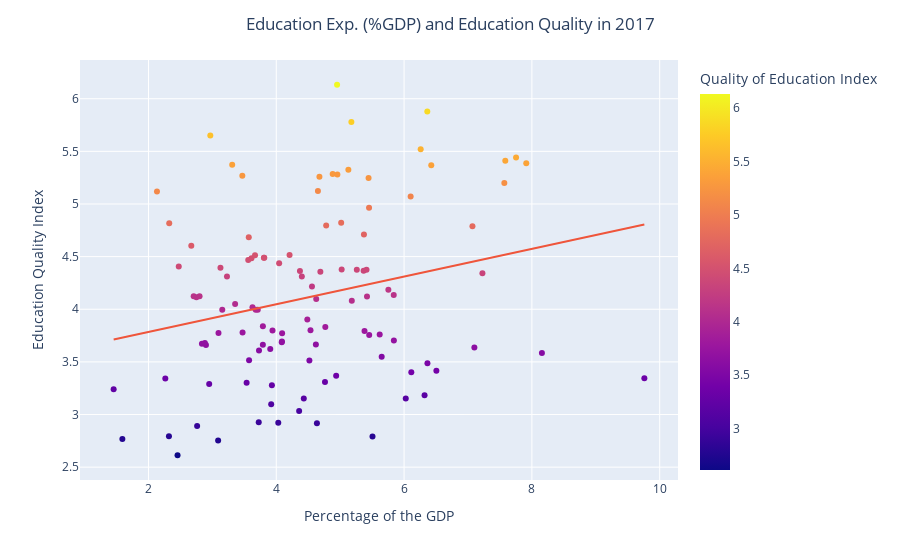

The cell this chart's notebook holds for it:
### Code cell
fig = px.scatter(data_frame=df_gdp_qual_2017,x='edu_pcnt_gdp',y='val_qual_ed',hover_name='country_name',color='val_qual_ed', trendline='ols', labels={'val_qual_ed':'Quality of Education Index'})

#Setting the labels of the plot
fig.update_layout(
    title={
        'text': "Education Exp. (%GDP) and Education Quality in 2017",
        'x':0.5,
        'xanchor': 'center'},
    xaxis_title="Percentage of the GDP",
    yaxis_title="Education Quality Index"
)

fig.show()

### Figure 1 — Plotly figure (JSON) as saved in the notebook; plotly's stock layout.template omitted (floating-point values rounded to 4 significant figures)
{"data": [{"hovertemplate": "<b>%{hovertext}</b><br><br>edu_pcnt_gdp=%{x}<br>Quality of Education Index=%{marker.color}<extra></extra>", "hovertext": ["Republic of Albania", "Argentine Republic", "Republic of Armenia", "Commonwealth of Australia", "Republic of Austria", "Republic of Azerbaijan", "Republic of Burundi", "Kingdom of Belgium", "Republic of Benin", "Republic of Bulgaria", "Kingdom of Bahrain", "Federative Republic of Brazil", "Kingdom of Bhutan", "Republic of Botswana", "Switzerland", "Republic of Chile", "People's Republic of China", "Republic of Cameroon", "Democratic Republic of the Congo", "Republic of Colombia", "Republic of Cabo Verde", "Republic of Costa Rica", "Republic of Cyprus", "Czech Republic", "Federal Republic of Germany", "Kingdom of Denmark", "Dominican Republic", "People's Democratic Republic of Algeria", "Kingdom of Spain", "Republic of Estonia", "Federal Democratic Republic of Ethiopia", "Republic of Finland", "French Republic", "United Kingdom of Great Britain and Northern Ireland", "Georgia", "Republic of Ghana", "Republic of Guinea", "Hellenic Republic", "Republic of Guatemala", "Hong Kong Special Administrative Region of the People's Republic of China", "Republic of Honduras", "Republic of Croatia", "Republic of Haiti", "Hungary", "Republic of Indonesia", "Ireland", "Islamic Republic of Iran", "Republic of Iceland", "State of Israel", "Italian Republic", "Jamaica", "Hashemite Kingdom of Jordan", "Republic of Kazakhstan", "Republic of Kenya", "Kyrgyz Republic", "State of Kuwait", "Lebanese Republic", "Republic of Liberia", "Democratic Socialist Republic of Sri Lanka", "Kingdom of Lesotho", "Republic of Lithuania", "Grand Duchy of Luxembourg", "Republic of Latvia", "Republic of Moldova", "Republic of Madagascar", "United Mexican States", "Republic of Mali", "Republic of Malta", "Mongolia", "Republic of Mozambique", "Republic of Mauritius", "Republic of Malawi", "Malaysia", "Republic of Namibia", "Republic of Nicaragua", "Kingdom of the Netherlands", "Kingdom of Norway", "Nepal", "New Zealand", "Sultanate of Oman", "Islamic Republic of Pakistan", "Republic of Panama", "Republic of Peru", "Republic of the Philippines", "Republic of Poland", "Portuguese Republic", "Republic of Paraguay", "State of Qatar", "Romania", "Russian Federation", "Republic of Rwanda", "Republic of Senegal", "Republic of Sierra Leone", "Republic of El Salvador", "Republic of Serbia", "Slovak Republic", "Republic of Slovenia", "Kingdom of Sweden", "Republic of Seychelles", "Republic of Chad", "Kingdom of Thailand", "Republic of Tajikistan", "Republic of Trinidad and Tobago", "United Republic of Tanzania", "Republic of Uganda", "Ukraine", "Oriental Republic of Uruguay", "Socialist Republic of Vietnam", "Republic of South Africa", "Republic of Zambia", "Republic of Zimbabwe"], "legendgroup": "", "marker": {"color": [4.486, 3.757, 4.123, 5.325, 4.71, 4.406, 3.31, 5.367, 3.303, 3.773, 4.817, 3.183, 4.341, 3.636, 6.133, 4.122, 4.514, 3.995, 3.241, 3.8, 4.08, 4.788, 4.184, 4.489, 5.284, 5.441, 3.097, 3.417, 4.515, 5.281, 3.549, 5.878, 4.963, 5.246, 3.515, 4.019, 2.795, 3.778, 3.29, 5.372, 3.369, 3.622, 2.768, 3.664, 4.603, 5.269, 3.838, 5.411, 5.072, 4.438, 4.375, 4.312, 4.113, 4.365, 3.152, 3.486, 5.119, 2.892, 4.124, 3.584, 4.489, 4.684, 4.364, 3.76, 3.672, 3.512, 3.664, 5.124, 3.693, 2.79, 4.377, 2.923, 5.258, 3.345, 3.032, 5.779, 5.386, 3.831, 5.519, 3.703, 3.66, 3.68, 3.277, 4.312, 4.217, 4.821, 2.754, 5.651, 3.774, 4.356, 4.394, 4.097, 2.917, 2.928, 3.996, 3.799, 4.796, 5.199, 3.995, 2.613, 4.051, 4.135, 4.469, 3.151, 3.343, 4.374, 3.902, 3.687, 3.402, 3.609, 3.793], "coloraxis": "coloraxis", "symbol": "circle"}, "mode": "markers", "name": "", "orientation": "v", "showlegend": false, "type": "scatter", "x": [3.612, 5.454, 2.708, 5.128, 5.372, 2.474, 4.762, 6.425, 3.536, 4.091, 2.325, 6.32, 7.226, 7.1, 4.952, 5.42, 3.667, 3.155, 1.455, 4.536, 5.182, 7.07, 5.754, 3.806, 4.883, 7.752, 3.92, 6.505, 4.208, 4.956, 5.65, 6.363, 5.452, 5.444, 3.574, 3.627, 2.32, 3.472, 2.95, 3.31, 4.937, 3.906, 1.591, 4.62, 2.67, 3.469, 3.79, 7.584, 6.103, 4.045, 5.26, 3.229, 2.751, 5.367, 6.026, 6.365, 2.133, 2.761, 2.799, 8.157, 3.812, 3.57, 4.37, 5.618, 2.836, 4.518, 3.79, 4.652, 4.089, 5.506, 5.023, 4.031, 4.675, 9.76, 4.358, 5.175, 7.912, 4.767, 6.26, 5.84, 2.9, 2.882, 3.931, 4.4, 4.558, 5.016, 3.09, 2.967, 3.095, 4.69, 3.126, 4.625, 4.636, 3.725, 3.71, 3.941, 4.781, 7.569, 3.677, 2.455, 3.356, 5.838, 3.561, 4.431, 2.263, 5.412, 4.486, 4.086, 6.113, 3.73, 5.381], "xaxis": "x", "y": [4.486, 3.757, 4.123, 5.325, 4.71, 4.406, 3.31, 5.367, 3.303, 3.773, 4.817, 3.183, 4.341, 3.636, 6.133, 4.122, 4.514, 3.995, 3.241, 3.8, 4.08, 4.788, 4.184, 4.489, 5.284, 5.441, 3.097, 3.417, 4.515, 5.281, 3.549, 5.878, 4.963, 5.246, 3.515, 4.019, 2.795, 3.778, 3.29, 5.372, 3.369, 3.622, 2.768, 3.664, 4.603, 5.269, 3.838, 5.411, 5.072, 4.438, 4.375, 4.312, 4.113, 4.365, 3.152, 3.486, 5.119, 2.892, 4.124, 3.584, 4.489, 4.684, 4.364, 3.76, 3.672, 3.512, 3.664, 5.124, 3.693, 2.79, 4.377, 2.923, 5.258, 3.345, 3.032, 5.779, 5.386, 3.831, 5.519, 3.703, 3.66, 3.68, 3.277, 4.312, 4.217, 4.821, 2.754, 5.651, 3.774, 4.356, 4.394, 4.097, 2.917, 2.928, 3.996, 3.799, 4.796, 5.199, 3.995, 2.613, 4.051, 4.135, 4.469, 3.151, 3.343, 4.374, 3.902, 3.687, 3.402, 3.609, 3.793], "yaxis": "y"}, {"hovertemplate": "<b>OLS trendline</b><br>val_qual_ed = 0.13161 * edu_pcnt_gdp + 3.52097<br>R<sup>2</sup>=0.061059<br><br>edu_pcnt_gdp=%{x}<br>Quality of Education Index=%{y} <b>(trend)</b><extra></extra>", "legendgroup": "", "marker": {"symbol": "circle"}, "mode": "lines", "name": "", "showlegend": false, "type": "scatter", "x": [1.455, 1.591, 2.133, 2.263, 2.32, 2.325, 2.455, 2.474, 2.67, 2.708, 2.751, 2.761, 2.799, 2.836, 2.882, 2.9, 2.95, 2.967, 3.09, 3.095, 3.126, 3.155, 3.229, 3.31, 3.356, 3.469, 3.472, 3.536, 3.561, 3.57, 3.574, 3.612, 3.627, 3.667, 3.677, 3.71, 3.725, 3.73, 3.79, 3.79, 3.806, 3.812, 3.906, 3.92, 3.931, 3.941, 4.031, 4.045, 4.086, 4.089, 4.091, 4.208, 4.358, 4.37, 4.4, 4.431, 4.486, 4.518, 4.536, 4.558, 4.62, 4.625, 4.636, 4.652, 4.675, 4.69, 4.762, 4.767, 4.781, 4.883, 4.937, 4.952, 4.956, 5.016, 5.023, 5.128, 5.175, 5.182, 5.26, 5.367, 5.372, 5.381, 5.412, 5.42, 5.444, 5.452, 5.454, 5.506, 5.618, 5.65, 5.754, 5.838, 5.84, 6.026, 6.103, 6.113, 6.26, 6.32, 6.363, 6.365, 6.425, 6.505, 7.07, 7.1, 7.226, 7.569, 7.584, 7.752, 7.912, 8.157, 9.76], "xaxis": "x", "y": [3.712, 3.73, 3.802, 3.819, 3.826, 3.827, 3.844, 3.847, 3.872, 3.877, 3.883, 3.884, 3.889, 3.894, 3.9, 3.903, 3.909, 3.912, 3.928, 3.928, 3.932, 3.936, 3.946, 3.957, 3.963, 3.978, 3.978, 3.986, 3.99, 3.991, 3.991, 3.996, 3.998, 4.004, 4.005, 4.009, 4.011, 4.012, 4.02, 4.02, 4.022, 4.023, 4.035, 4.037, 4.038, 4.04, 4.052, 4.053, 4.059, 4.059, 4.059, 4.075, 4.094, 4.096, 4.1, 4.104, 4.111, 4.116, 4.118, 4.121, 4.129, 4.13, 4.131, 4.133, 4.136, 4.138, 4.148, 4.148, 4.15, 4.164, 4.171, 4.173, 4.173, 4.181, 4.182, 4.196, 4.202, 4.203, 4.213, 4.227, 4.228, 4.229, 4.233, 4.234, 4.237, 4.238, 4.239, 4.246, 4.26, 4.265, 4.278, 4.289, 4.29, 4.314, 4.324, 4.326, 4.345, 4.353, 4.358, 4.359, 4.367, 4.377, 4.451, 4.455, 4.472, 4.517, 4.519, 4.541, 4.562, 4.595, 4.805], "yaxis": "y"}], "layout": {"coloraxis": {"colorbar": {"title": {"text": "Quality of Education Index"}}, "colorscale": [[0, "#0d0887"], [0.1111, "#46039f"], [0.2222, "#7201a8"], [0.3333, "#9c179e"], [0.4444, "#bd3786"], [0.5556, "#d8576b"], [0.6667, "#ed7953"], [0.7778, "#fb9f3a"], [0.8889, "#fdca26"], [1, "#f0f921"]]}, "legend": {"tracegroupgap": 0}, "margin": {"t": 60}, "title": {"text": "Education Exp. (%GDP) and Education Quality in 2017", "x": 0.5, "xanchor": "center"}, "xaxis": {"anchor": "y", "domain": [0, 1], "title": {"text": "Percentage of the GDP"}}, "yaxis": {"anchor": "x", "domain": [0, 1], "title": {"text": "Education Quality Index"}}}}
